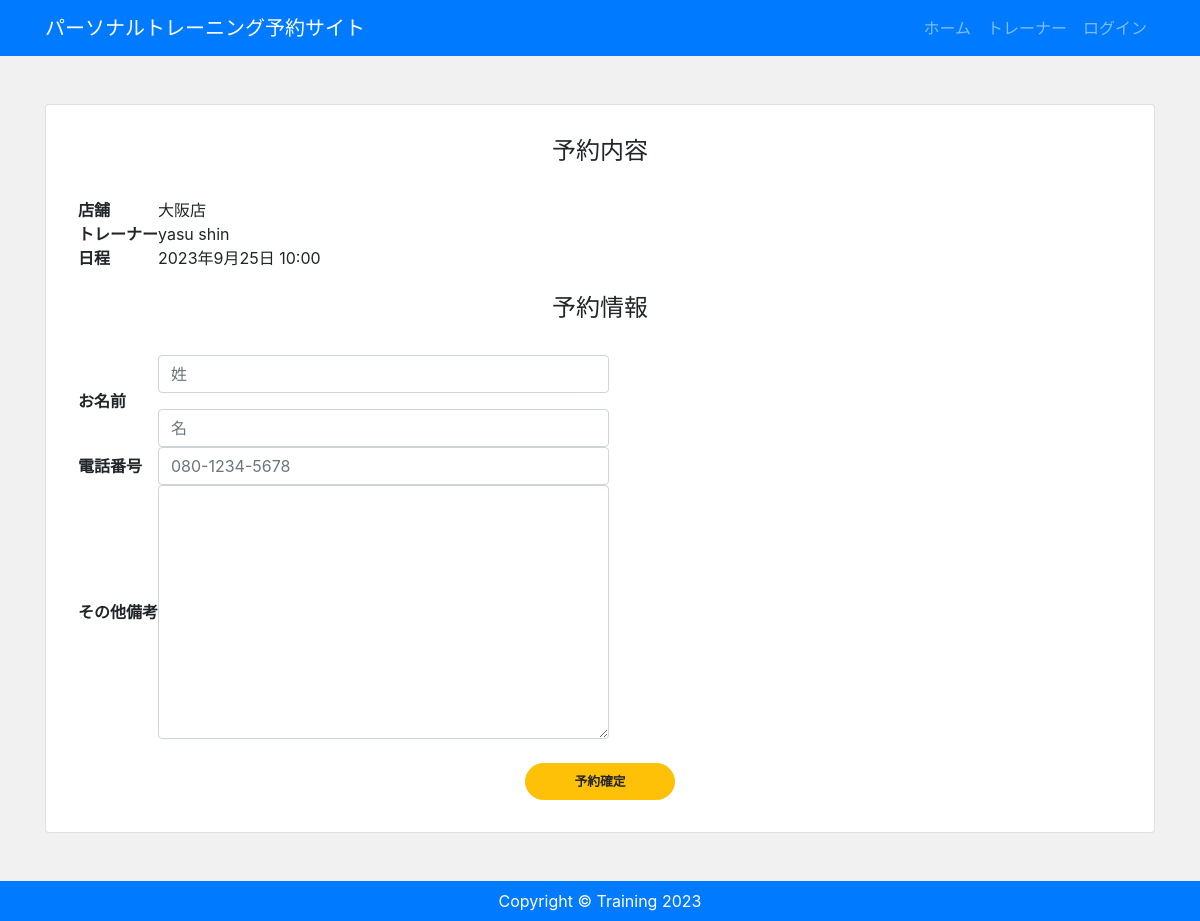
Screenshot of /booking/1/2023/9/25/10/ with the database file from the repository.
### app/models.py (models this page shows, shortened)
class Staff(models.Model):
    user = models.OneToOneField(CustomUser, verbose_name='スタッフ', on_delete=models.CASCADE)
    store = models.ForeignKey(Store, verbose_name='店舗', on_delete=models.CASCADE)

class Store(models.Model):
    name = models.CharField('店舗', max_length=100)
    address = models.CharField('住所', max_length=100, null=True, blank=True)
    tel = models.CharField('電話番号', max_length=100, null=True, blank=True)
    description = models.TextField('説明', default="", blank=True)

### accounts/models.py (models this page shows, shortened)
class CustomUser(AbstractBaseUser, PermissionsMixin):
    email = models.EmailField('メールアドレス', unique=True)
    first_name = models.CharField(('姓'), max_length=30)
    last_name = models.CharField(('名'), max_length=30)
    description = models.TextField('自己紹介', default="", blank=True)
    is_staff = models.BooleanField(
        ('staff status'),
        default=False,
        help_text=('Designates whether the user can log into this admin site.'),
    )
    is_active = models.BooleanField(
        ('active'),
        default=True,
        help_text=(
            'Designates whether this user should be treated as active. '
            'Unselect this instead of deleting accounts.'
        ),
    )
    objects = UserManager()
    USERNAME_FIELD = 'email'
    EMAIL_FIELD = 'email'
    REQUIRED_FIELDS = []
    class Meta:
        verbose_name = ('user')
        verbose_name_plural = ('users')

### app/views.py (the view, shortened to what this page needs)
# urls.py: path('booking/<int:pk>/<int:year>/<int:month>/<int:day>/<int:hour>/', views.BookingView.as_view(), name='booking'),
class BookingView(View):
    def get(self, request, *args, **kwargs):
        staff_data = Staff.objects.filter(id=self.kwargs['pk']).select_related('user').select_related('store')[0]
        year = self.kwargs.get('year')
        month = self.kwargs.get('month')
        day = self.kwargs.get('day')
        hour = self.kwargs.get('hour')
        form = BookingForm(request.POST or None)
        return render(request, 'app/booking.html', {
            'staff_data': staff_data,
            'year': year,
            'month': month,
            'day': day,
            'hour': hour,
            'form': form,
        })

### app/forms.py
class BookingForm(forms.Form):
    first_name = forms.CharField(max_length=30, label='姓')
    last_name = forms.CharField(max_length=30, label='名')
    tel = forms.CharField(max_length=30, label='電話番号')
    remarks = forms.CharField(label='備考', widget=forms.Textarea())

### app/templates/app/booking.html (shortened to what this page needs)
{% extends "app/base.html" %}
{% load widget_tweaks %}
{% block content %}
<div class="card card-booking my-5 mx-auto">
    <div class="card-body">
        <h5 class="card-title text-center">予約内容</h5>
        <table class="booking_table mb-4">
            <tbody>
                <tr>
                    <th class="header">店舗</th>
                    <td class="data">{{ staff_data.store.name }}店</td>
                </tr>
                <tr>
                    <th class="header">トレーナー</th>
                    <td class="data">{{ staff_data.user.first_name }} {{ staff_data.user.last_name }}</td>
                </tr>
                <tr>
                    <th class="header">日程</th>
                    <td class="data">
                        {{ year }}年{{ month }}月{{ day }}日 {{ hour }}:00
                    </td>
                </tr>
            </tbody>
        </table>
        <h5 class="card-title text-center">予約情報</h5>
        <form method="post">
            <table class="booking_table mb-4">
                <tbody>
                    <tr>
                        <th class="header">お名前</th>
                        <td class="data form_wrap form_wrap__2col">
                            {% render_field form.first_name class="form-control" placeholder="姓" %}
                            {% render_field form.last_name class="form-control" placeholder="名" %}
                        </td>
                    </tr>
                    <tr>
                        <th class="header">電話番号</th>
                        <td class="data">
                            {% render_field form.tel class="form-control" placeholder="080-1234-5678" %}
                        </td>
                    </tr>
                    <tr>
                        <th class="header">その他備考</th>
                        <td class="data">
                            {% render_field form.remarks class="form-control" %}
                        </td>
                    </tr>
                </tbody>
            </table>
            <div class="button mx-auto">
                <button class="btn btn-lg btn-warning btn-block" type="submit">予約確定</button>
            </div>
        </form>
    </div>
</div>
{% endblock %}

### app/static/css/style.css (style rules this page uses)
* { margin: 0; padding: 0; box-sizing: border-box; }
body { background: #F1F1F1; display: flex; flex-flow: column; min-height: 100vh; }
table { border-spacing: 0; }
.card-title { margin-bottom: 2rem; font-size: 1.5rem; }
.card-body { padding: 2rem; }
.button { width: 150px; }
.btn { font-size: 80%; border-radius: 5rem; font-weight: bold; }
.form_wrap { display: grid; gap: 16px; }

### rows the page displays
Staff: store.name "大阪", user.first_name "yasu", user.last_name "shin"

### other values shown
{{ year }} "2023"
{{ month }} "9"
{{ day }} "25"
{{ hour }} "10"
